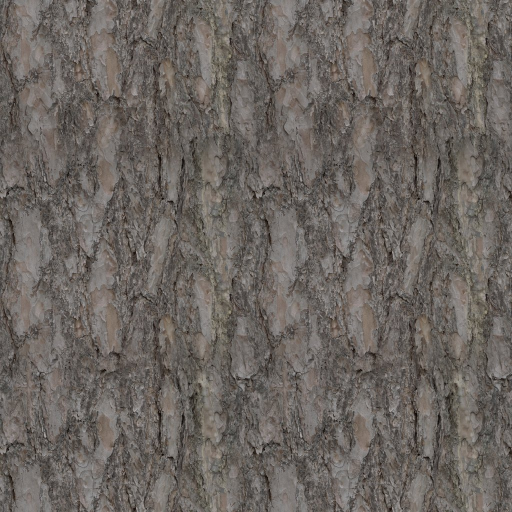
#> input picture assets/tex/bark_cottonwood_c.jpg, 1024 x 1024 px, given in place of Bark001_1K-JPG_Color.jpg, which was not available (shown at 1/2 size)
$ python build_textures.py
#> lines starting #> are read from the running program, lines starting #| are printed output that depends on the picture; pictures that were not available may be replaced by others from this repository, and a replacement may not be noted
#!/usr/bin/env python3
"""
HELIUM MOON - texture builder.

Inputs (CC0 / MIT, see CREDITS.md):
  vendor/ez-tree/src/app/public/textures/bark/*   ambientCG bark sets (CC0)
  vendor/ez-tree/src/app/public/textures/leaves/* EZ-Tree leaf sprigs (MIT)
  vendor/ez-tree/src/app/public/textures/ground/* EZ-Tree ground textures (MIT)
Everything else (leaf litter, trail loam, red clay cutbanks, mud, silt, grass cards,
reeds, moon, water normals, frost, props) is generated procedurally here, with
colours sampled from the user's Stinchcomb reference photos.

Output: assets/tex/*
"""
import os, sys, math
import numpy as np, cv2
from PIL import Image
from scipy import ndimage
from scipy.spatial import cKDTree

ROOT = os.path.dirname(os.path.dirname(os.path.abspath(__file__)))
EZ = os.environ.get('EZTREE_TEX', os.path.join(os.path.dirname(ROOT), 'vendor', 'ez-tree', 'src', 'app', 'public', 'textures'))
OUT = os.path.join(ROOT, 'assets', 'tex')
os.makedirs(OUT, exist_ok=True)
rng = np.random.default_rng(1337)


def save_jpg(arr, name, q=86):
    Image.fromarray(np.clip(arr, 0, 255).astype(np.uint8)).save(os.path.join(OUT, name), quality=q, optimize=True)


def save_png(arr, name):
    Image.fromarray(np.clip(arr, 0, 255).astype(np.uint8)).save(os.path.join(OUT, name), optimize=True)


# [32 lines left out: functions periodic_noise, normal_from_height, dilate_rgba, not called in this run]


def load_rgba(path):
    return np.array(Image.open(path).convert('RGBA')).astype(np.float32)


# ------------------------------------------------------------------ bark
def build_bark():
    sets = {'oak': 'Bark001', 'sycamore': 'Bark006', 'cottonwood': 'Bark004', 'elm': 'Bark014', 'hackberry': 'Bark012'}
    for name, sid in sets.items():
        d = os.path.join(EZ, 'bark', f'{sid}_1K-JPG')
        col = np.array(Image.open(os.path.join(d, f'{sid}_1K-JPG_Color.jpg')).convert('RGB')).astype(np.float32)
        nor = np.array(Image.open(os.path.join(d, f'{sid}_1K-JPG_NormalGL.jpg')).convert('RGB'))
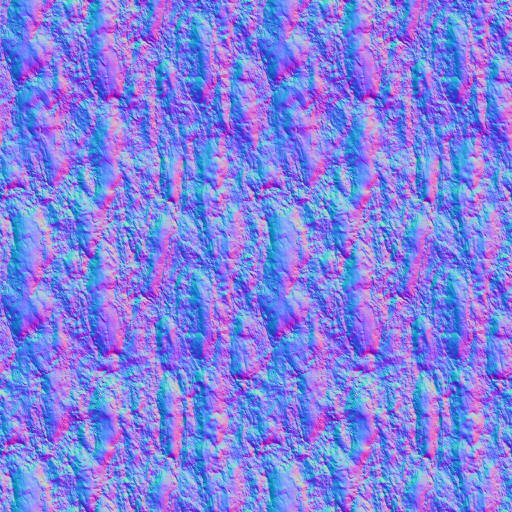
#> input picture assets/tex/bark_cottonwood_n.jpg, 1024 x 1024 px, given in place of Bark001_1K-JPG_NormalGL.jpg, which was not available (shown at 1/2 size)
#> nor is the input picture: shape (1024, 1024, 3); mean R, G, B 127.8, 128.8, 227.2
        rou = np.array(Image.open(os.path.join(d, f'{sid}_1K-JPG_Roughness.jpg')).convert('L'))
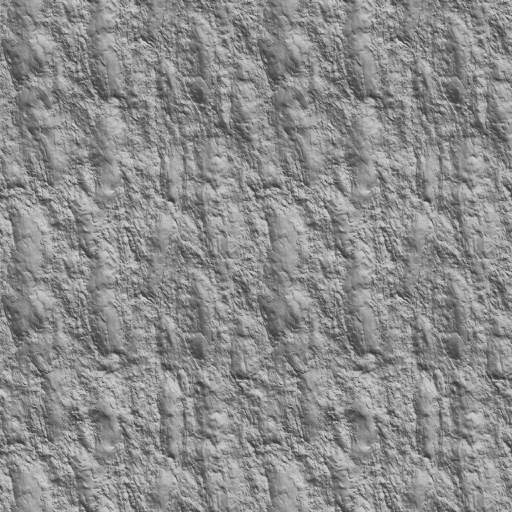
#> rou: shape (1024, 1024) (shown at 1/2 size); min 39, max 224, mean 139.7
        lum = col.mean(-1, keepdims=True)
        col = (lum + (col - lum) * 0.75) * 0.72
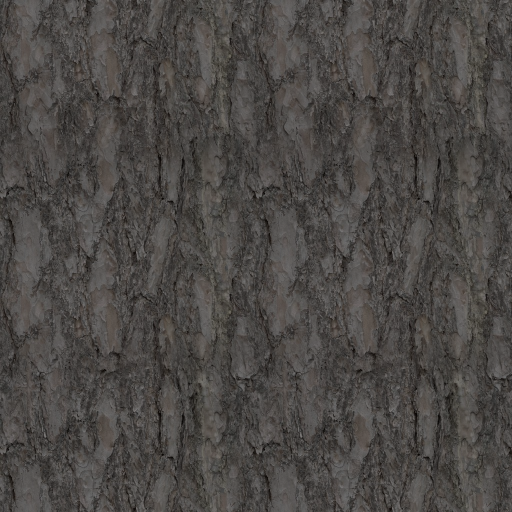
#> col: shape (1024, 1024, 3) float32 (shown at 1/2 size); mean R, G, B 76.3, 73, 70.4
        save_jpg(col, f'bark_{name}_c.jpg'); save_jpg(nor, f'bark_{name}_n.jpg', 90); save_jpg(np.stack([rou] * 3, -1), f'bark_{name}_r.jpg', 80)
    # eastern red cedar: shaggy reddish bark derived from Bark014
    d = os.path.join(EZ, 'bark', 'Bark014_1K-JPG')
    c = np.array(Image.open(os.path.join(d, 'Bark014_1K-JPG_Color.jpg')).convert('RGB')).astype(float) * np.array([1.05, 0.82, 0.7]) * 0.75
    Image.fromarray(np.clip(c, 0, 255).astype(np.uint8)).resize((512, 1024)).save(os.path.join(OUT, 'bark_cedar_c.jpg'), quality=86)
    Image.open(os.path.join(d, 'Bark014_1K-JPG_NormalGL.jpg')).resize((512, 1024)).save(os.path.join(OUT, 'bark_cedar_n.jpg'), quality=88)
    Image.open(os.path.join(d, 'Bark014_1K-JPG_Roughness.jpg')).convert('RGB').resize((512, 1024)).save(os.path.join(OUT, 'bark_cedar_r.jpg'), quality=80)
    print('bark done')


# ------------------------------------------------------------------ leaves
# [281 lines left out: functions build_leaf_clusters, leaf_pieces, build_ground, build_grass_cards, build_moon, build_misc and 1 more, not called in this run]


if __name__ == '__main__':
    which = sys.argv[1:] or ['bark', 'leaves', 'ground', 'cards', 'moon', 'misc', 'props']
#> (the run stopped early here; a loop or call above may not have finished)
